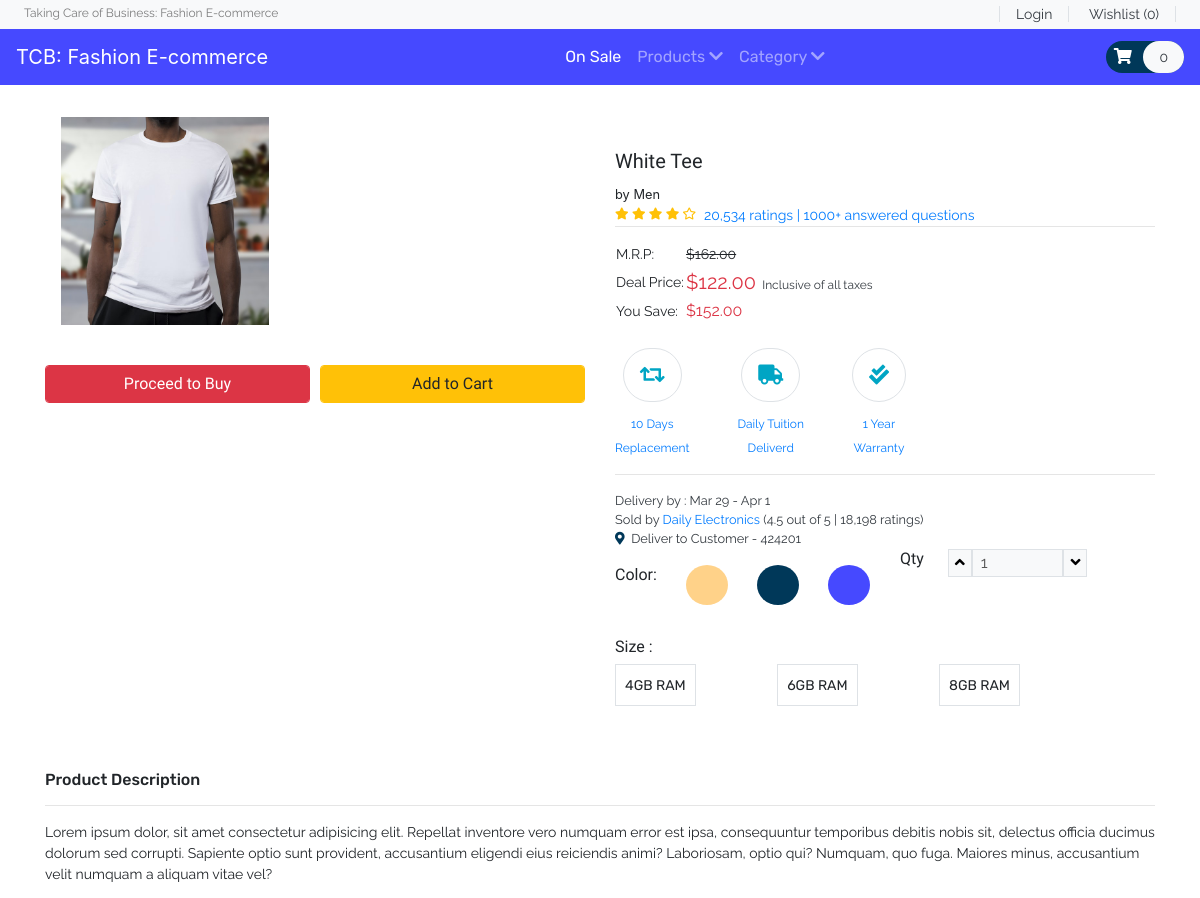
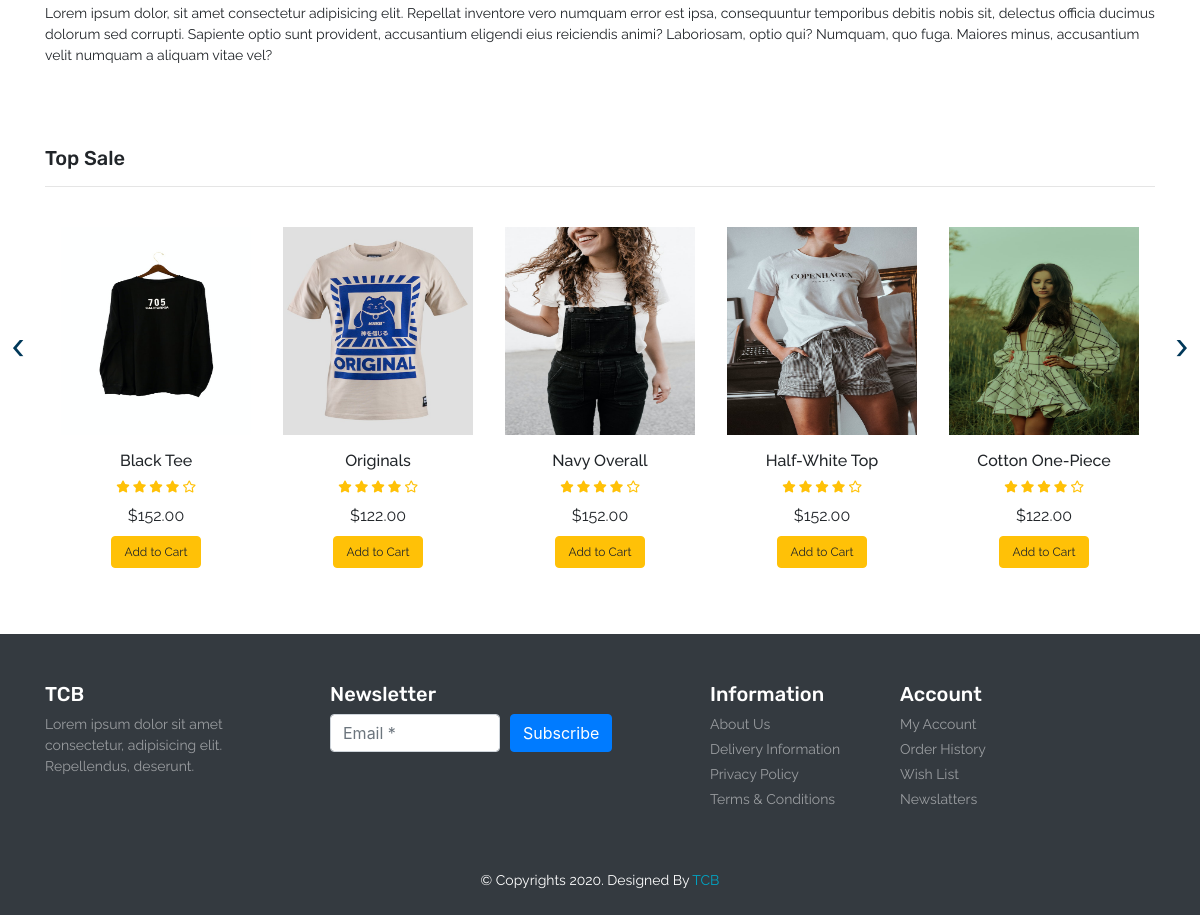
Page /product.php?item_id=2 on the committed database (2 pictures, top to bottom).
### tables this page shows
CREATE TABLE `product` (
  `item_id` int(11) NOT NULL,
  `item_brand` varchar(200) NOT NULL,
  `item_name` varchar(255) NOT NULL,
  `item_price` double(10,2) NOT NULL,
  `item_image` varchar(255) NOT NULL,
  `item_register` datetime DEFAULT NULL
);

### database/DBController.php (called while the page is built, shortened)
<?php
class DBController
{
    protected $host = 'localhost';
    protected $user = 'root';
    protected $password = '';
    protected $database = "shopee";
    public function __construct()
    {
        $this->con = mysqli_connect($this->host, $this->user, $this->password, $this->database);
    }
}

### functions.php (called while the page is built, shortened)
<?php
require ('database/DBController.php');
require ('database/Product.php');
$db = new DBController();
$product = new Product($db);
$product_shuffle = $product->getData();
$Cart = new Cart($db );

### database/Product.php (called while the page is built, shortened)
<?php
class Product
{
    public $db = null;
    public function __construct(DBController $db)
    {
        $this->db = $db;
    }
    public function getData($table = 'product'){
        $result = $this->db->con->query("SELECT * FROM {$table}");
        $resultArray = array();
        while ($item = mysqli_fetch_array($result, MYSQLI_ASSOC)){
            $resultArray[] = $item;
        }
        return $resultArray;
    }
}

### product.php (called while the page is built)
<?php
include ('header.php');
?>
<?php
    include ('Template/_products.php');
    include ('Template/_top-sale.php');
?>
<?php
include ('footer.php');
?>

### Template/_top-sale.php (the view, shortened to what this page needs)
<?php
    shuffle($product_shuffle);
?>
<section id="top-sale">
    <div class="container py-5">
        <h4 class="font-rubik font-size-20">Top Sale</h4>
        <hr>
        <div class="owl-carousel owl-theme">
            <?php foreach ($product_shuffle as $item) { ?>
            <div class="item py-2">
                <div class="product font-rale">
                    <a href="<?php printf('%s?item_id=%s', 'product.php',  $item['item_id']); ?>"><img src="<?php echo $item['item_image'] ?? "./assets/products/1.png"; ?>" alt="product1" class="img-fluid"></a>
                    <div class="text-center">
                        <h6><?php echo  $item['item_name'] ?? "Unknown";  ?></h6>
                        <div class="rating text-warning font-size-12">
                            <span><i class="fas fa-star"></i></span>
                            <span><i class="fas fa-star"></i></span>
                            <span><i class="fas fa-star"></i></span>
                            <span><i class="fas fa-star"></i></span>
                            <span><i class="far fa-star"></i></span>
                        </div>
                        <div class="price py-2">
                            <span>$<?php echo $item['item_price'] ?? '0' ; ?></span>
                        </div>
                        <form method="post">
                            <?php
                            if (in_array($item['item_id'], $Cart->getCartId($product->getData('cart')) ?? [])){
                                echo '<button type="submit" disabled class="btn btn-success font-size-12">In the Cart</button>';
                            }else{
                                echo '<button type="submit" name="top_sale_submit" class="btn btn-warning font-size-12">Add to Cart</button>';
                            }
                            ?>
                        </form>
                    </div>
                </div>
            </div>
            <?php }  ?>
        </div>
    </div>
</section>

### Template/_products.php
<?php
    $item_id = $_GET['item_id'] ?? 1;
    foreach ($product->getData() as $item) :
        if ($item['item_id'] == $item_id) :
?>
<section id="product" class="py-3">
    <div class="container">
        <div class="row">
            <div class="col-sm-6">
                <img src="<?php echo $item['item_image'] ?? "./assets/products/1.png" ?>" alt="product" class="img-fluid">
                <div class="form-row pt-4 font-size-16 font-baloo">
                    <div class="col">
                        <button type="submit" class="btn btn-danger form-control">Proceed to Buy</button>
                    </div>
                    <div class="col">
                        <?php
                        if (in_array($item['item_id'], $Cart->getCartId($product->getData('cart')) ?? [])){
                            echo '<button type="submit" disabled class="btn btn-success font-size-16 form-control">In the Cart</button>';
                        }else{
                            echo '<button type="submit" name="top_sale_submit" class="btn btn-warning font-size-16 form-control">Add to Cart</button>';
                        }
                        ?>
                    </div>
                </div>
            </div>
            <div class="col-sm-6 py-5">
                <h5 class="font-baloo font-size-20"><?php echo $item['item_name'] ?? "Unknown"; ?></h5>
                <small>by <?php echo $item['item_brand'] ?? "Brand"; ?></small>
                <div class="d-flex">
                    <div class="rating text-warning font-size-12">
                        <span><i class="fas fa-star"></i></span>
                        <span><i class="fas fa-star"></i></span>
                        <span><i class="fas fa-star"></i></span>
                        <span><i class="fas fa-star"></i></span>
                        <span><i class="far fa-star"></i></span>
                    </div>
                    <a href="#" class="px-2 font-rale font-size-14">20,534 ratings | 1000+ answered questions</a>
                </div>
                <hr class="m-0">
                <table class="my-3">
                    <tr class="font-rale font-size-14">
                        <td>M.R.P:</td>
                        <td><strike>$162.00</strike></td>
                    </tr>
                    <tr class="font-rale font-size-14">
                        <td>Deal Price:</td>
                        <td class="font-size-20 text-danger">$<span><?php echo $item['item_price'] ?? 0; ?></span><small class="text-dark font-size-12">&nbsp;&nbsp;Inclusive of all taxes</small></td>
                    </tr>
                    <tr class="font-rale font-size-14">
                        <td>You Save:</td>
                        <td><span class="font-size-16 text-danger">$152.00</span></td>
                    </tr>
                </table>
                <div id="policy">
                    <div class="d-flex">
                        <div class="return text-center mr-5">
                            <div class="font-size-20 my-2 color-second">
                                <span class="fas fa-retweet border p-3 rounded-pill"></span>
                            </div>
                            <a href="#" class="font-rale font-size-12">10 Days <br> Replacement</a>
                        </div>
                        <div class="return text-center mr-5">
                            <div class="font-size-20 my-2 color-second">
                                <span class="fas fa-truck  border p-3 rounded-pill"></span>
                            </div>
                            <a href="#" class="font-rale font-size-12">Daily Tuition <br>Deliverd</a>
                        </div>
                        <div class="return text-center mr-5">
                            <div class="font-size-20 my-2 color-second">
                                <span class="fas fa-check-double border p-3 rounded-pill"></span>
                            </div>
                            <a href="#" class="font-rale font-size-12">1 Year <br>Warranty</a>
                        </div>
                    </div>
                </div>
                <hr>
                <div id="order-details" class="font-rale d-flex flex-column text-dark">
                    <small>Delivery by : Mar 29  - Apr 1</small>
                    <small>Sold by <a href="#">Daily Electronics </a>(4.5 out of 5 | 18,198 ratings)</small>
                    <small><i class="fas fa-map-marker-alt color-primary"></i>&nbsp;&nbsp;Deliver to Customer - 424201</small>
                </div>
                <div class="row">
                    <div class="col-6">
                        <div class="color my-3">
                            <div class="d-flex justify-content-between">
                                <h6 class="font-baloo">Color:</h6>
                                <div class="p-2 color-yellow-bg rounded-circle"><button class="btn font-size-14"></button></div>
                                <div class="p-2 color-primary-bg rounded-circle"><button class="btn font-size-14"></button></div>
                                <div class="p-2 color-second-bg rounded-circle"><button class="btn font-size-14"></button></div>
                            </div>
                        </div>
                    </div>
                    <div class="col-6">
                        <div class="qty d-flex">
                            <h6 class="font-baloo">Qty</h6>
                            <div class="px-4 d-flex font-rale">
                                <button class="qty-up border bg-light" data-id="pro1"><i class="fas fa-angle-up"></i></button>
                                <input type="text" data-id="pro1" class="qty_input border px-2 w-50 bg-light" disabled value="1" placeholder="1">
                                <button data-id="pro1" class="qty-down border bg-light"><i class="fas fa-angle-down"></i></button>
                            </div>
                        </div>
                    </div>
                </div>
                <div class="size my-3">
                    <h6 class="font-baloo">Size :</h6>
                    <div class="d-flex justify-content-between w-75">
                        <div class="font-rubik border p-2">
                            <button class="btn p-0 font-size-14">4GB RAM</button>
                        </div>
                        <div class="font-rubik border p-2">
                            <button class="btn p-0 font-size-14">6GB RAM</button>
                        </div>
                        <div class="font-rubik border p-2">
                            <button class="btn p-0 font-size-14">8GB RAM</button>
                        </div>
                    </div>
                </div>
            </div>
            <div class="col-12">
                <h6 class="font-rubik">Product Description</h6>
                <hr>
                <p class="font-rale font-size-14">Lorem ipsum dolor, sit amet consectetur adipisicing elit. Repellat inventore vero numquam error est ipsa, consequuntur temporibus debitis nobis sit, delectus officia ducimus dolorum sed corrupti. Sapiente optio sunt provident, accusantium eligendi eius reiciendis animi? Laboriosam, optio qui? Numquam, quo fuga. Maiores minus, accusantium velit numquam a aliquam vitae vel?</p>
                <p class="font-rale font-size-14">Lorem ipsum dolor, sit amet consectetur adipisicing elit. Repellat inventore vero numquam error est ipsa, consequuntur temporibus debitis nobis sit, delectus officia ducimus dolorum sed corrupti. Sapiente optio sunt provident, accusantium eligendi eius reiciendis animi? Laboriosam, optio qui? Numquam, quo fuga. Maiores minus, accusantium velit numquam a aliquam vitae vel?</p>
            </div>
        </div>
    </div>
</section>
<?php
        endif;
        endforeach;
?>

### style.css (style rules this page uses)
button, button:focus { outline: none !important; box-shadow: none !important; }
.font-baloo { font-family: "Baloo Thambi 2", cursive; }
.font-rale { font-family: "Raleway", cursive; }
.font-rubik { font-family: "Rubik", cursive; }
.font-size-12 { font-size: 12px; }
.font-size-14 { font-size: 14px; }
.font-size-16 { font-size: 16px; }
.font-size-20 { font-size: 20px; }
.color-primary { color: #003859; }
.color-primary-bg { background: #003859; }
.color-second { color: #00A5C4; }
.color-second-bg { background: #4649FF; }
.color-yellow-bg { background: #FFD289; }
#top-sale .owl-carousel .item .product a { overflow: hidden; }
#top-sale .owl-carousel .item .product img { transition: transform 0.5s ease; }
.img-fluid { height: 15em; padding: 1em; }

### rows in the picture
product: item_image (picture), item_name "White Tee", item_brand "Men", item_price "122.00"
product: item_image (picture), item_name "Black Tee", item_price "152.00"
product: item_image (picture), item_name "Originals", item_price "122.00"
product: item_image (picture), item_name "Navy Overall", item_price "152.00"
product: item_image (picture), item_name "Half-White Top", item_price "152.00"
product: item_image (picture), item_name "Cotton One-Piece", item_price "122.00"

### other values in the picture
count($product->getData('cart')) "0"
